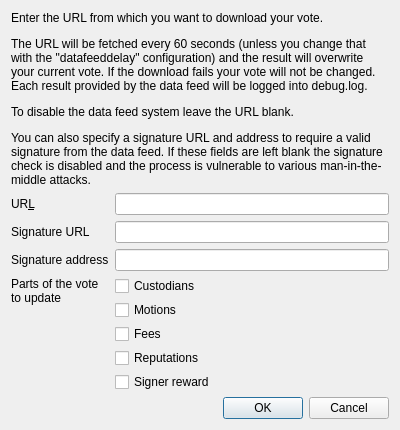
<?xml version="1.0" encoding="UTF-8"?>
<ui version="4.0">
 <class>DataFeedDialog</class>
 <widget class="QDialog" name="DataFeedDialog">
  <property name="geometry">
   <rect>
    <x>0</x>
    <y>0</y>
    <width>400</width>
    <height>430</height>
   </rect>
  </property>
  <property name="windowTitle">
   <string>Dialog</string>
  </property>
  <layout class="QVBoxLayout" name="verticalLayout">
   <item>
    <widget class="QLabel" name="label">
     <property name="sizePolicy">
      <sizepolicy hsizetype="Preferred" vsizetype="Preferred">
       <horstretch>0</horstretch>
       <verstretch>0</verstretch>
      </sizepolicy>
     </property>
     <property name="text">
      <string>&lt;html&gt;&lt;head/&gt;&lt;body&gt;&lt;p&gt;Enter the URL from which you want to download your vote.&lt;/p&gt;&lt;p&gt;The URL will be fetched every 60 seconds (unless you change that with the &amp;quot;datafeeddelay&amp;quot; configuration) and the result will overwrite your current vote. If the download fails your vote will not be changed. Each result provided by the data feed will be logged into debug.log.&lt;/p&gt;&lt;p&gt;To disable the data feed system leave the URL blank.&lt;/p&gt;&lt;p&gt;You can also specify a signature URL and address to require a valid signature from the data feed. If these fields are left blank the signature check is disabled and the process is vulnerable to various man-in-the-middle attacks.&lt;/p&gt;&lt;/body&gt;&lt;/html&gt;</string>
     </property>
     <property name="alignment">
      <set>Qt::AlignLeading|Qt::AlignLeft|Qt::AlignTop</set>
     </property>
     <property name="wordWrap">
      <bool>true</bool>
     </property>
    </widget>
   </item>
   <item>
    <spacer name="verticalSpacer">
     <property name="orientation">
      <enum>Qt::Vertical</enum>
     </property>
     <property name="sizeHint" stdset="0">
      <size>
       <width>20</width>
       <height>40</height>
      </size>
     </property>
    </spacer>
   </item>
   <item>
    <layout class="QFormLayout" name="formLayout">
     <property name="fieldGrowthPolicy">
      <enum>QFormLayout::AllNonFixedFieldsGrow</enum>
     </property>
     <item row="0" column="0">
      <widget class="QLabel" name="label_2">
       <property name="text">
        <string>UR&amp;L</string>
       </property>
       <property name="buddy">
        <cstring>urlEdit</cstring>
       </property>
      </widget>
     </item>
     <item row="0" column="1">
      <widget class="QLineEdit" name="urlEdit"/>
     </item>
     <item row="1" column="0">
      <widget class="QLabel" name="label_4">
       <property name="text">
        <string>Signature URL</string>
       </property>
       <property name="buddy">
        <cstring>signatureUrlEdit</cstring>
       </property>
      </widget>
     </item>
     <item row="1" column="1">
      <widget class="QLineEdit" name="signatureUrlEdit"/>
     </item>
     <item row="2" column="0">
      <widget class="QLabel" name="label_3">
       <property name="text">
        <string>Signature address</string>
       </property>
       <property name="buddy">
        <cstring>signatureAddressEdit</cstring>
       </property>
      </widget>
     </item>
     <item row="2" column="1">
      <widget class="QLineEdit" name="signatureAddressEdit"/>
     </item>
     <item row="3" column="0">
      <widget class="QLabel" name="label_5">
       <property name="text">
        <string>Parts of the vote
to update</string>
       </property>
       <property name="alignment">
        <set>Qt::AlignLeading|Qt::AlignLeft|Qt::AlignTop</set>
       </property>
      </widget>
     </item>
     <item row="3" column="1">
      <layout class="QVBoxLayout" name="verticalLayout_2">
       <item>
        <widget class="QCheckBox" name="custodiansCheckBox">
         <property name="text">
          <string>Custodians</string>
         </property>
        </widget>
       </item>
       <item>
        <widget class="QCheckBox" name="motionsCheckBox">
         <property name="text">
          <string>Motions</string>
         </property>
        </widget>
       </item>
       <item>
        <widget class="QCheckBox" name="feesCheckBox">
         <property name="text">
          <string>Fees</string>
         </property>
        </widget>
       </item>
       <item>
        <widget class="QCheckBox" name="reputationsCheckBox">
         <property name="text">
          <string>Reputations</string>
         </property>
        </widget>
       </item>
       <item>
        <widget class="QCheckBox" name="signerRewardCheckBox">
         <property name="text">
          <string>Signer reward</string>
         </property>
        </widget>
       </item>
      </layout>
     </item>
    </layout>
   </item>
   <item>
    <widget class="QDialogButtonBox" name="buttonBox">
     <property name="orientation">
      <enum>Qt::Horizontal</enum>
     </property>
     <property name="standardButtons">
      <set>QDialogButtonBox::Cancel|QDialogButtonBox::Ok</set>
     </property>
    </widget>
   </item>
  </layout>
 </widget>
 <tabstops>
  <tabstop>urlEdit</tabstop>
  <tabstop>signatureUrlEdit</tabstop>
  <tabstop>signatureAddressEdit</tabstop>
 </tabstops>
 <resources/>
 <connections>
  <connection>
   <sender>buttonBox</sender>
   <signal>accepted()</signal>
   <receiver>DataFeedDialog</receiver>
   <slot>accept()</slot>
   <hints>
    <hint type="sourcelabel">
     <x>257</x>
     <y>332</y>
    </hint>
    <hint type="destinationlabel">
     <x>157</x>
     <y>274</y>
    </hint>
   </hints>
  </connection>
  <connection>
   <sender>buttonBox</sender>
   <signal>rejected()</signal>
   <receiver>DataFeedDialog</receiver>
   <slot>reject()</slot>
   <hints>
    <hint type="sourcelabel">
     <x>325</x>
     <y>332</y>
    </hint>
    <hint type="destinationlabel">
     <x>286</x>
     <y>274</y>
    </hint>
   </hints>
  </connection>
 </connections>
</ui>
